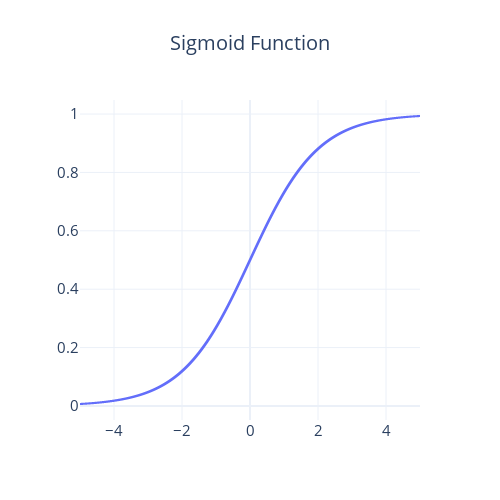

Notebook code cell kept with this figure:
### Code cell
y = sigma(x)

fig = go.Figure(
    go.Scatter(
        x=x,
        y=y,
        mode='lines',
        line_shape='hv',  
        marker=dict(size=8)
    )
)

fig.update_layout(
    title={
        'text': 'Sigmoid Function',
        'x': 0.5,
        'font': dict(size=20)
    },
    template="plotly_white",
    autosize=False,
    width=500, height=500,
    # margin=dict(l=30, r=30, t=30, b=30),
)
fig.update_xaxes(tickfont_size=15)
fig.update_yaxes(tickfont_size=15)

fig.show()

### Figure 1 — Plotly figure (JSON) as saved in the notebook; plotly's stock layout.template omitted (floating-point values rounded to 4 significant figures; data arrays with more than 128 entries replaced by an {"elided": "..."} marker saying what was removed)
{"data": [{"line": {"shape": "hv"}, "marker": {"size": 8}, "mode": "lines", "type": "scatter", "x": {"elided": "10000 float values"}, "y": {"elided": "10000 float values"}}], "layout": {"autosize": false, "height": 500, "title": {"font": {"size": 20}, "text": "Sigmoid Function", "x": 0.5}, "width": 500, "xaxis": {"tickfont": {"size": 15}}, "yaxis": {"tickfont": {"size": 15}}}}
